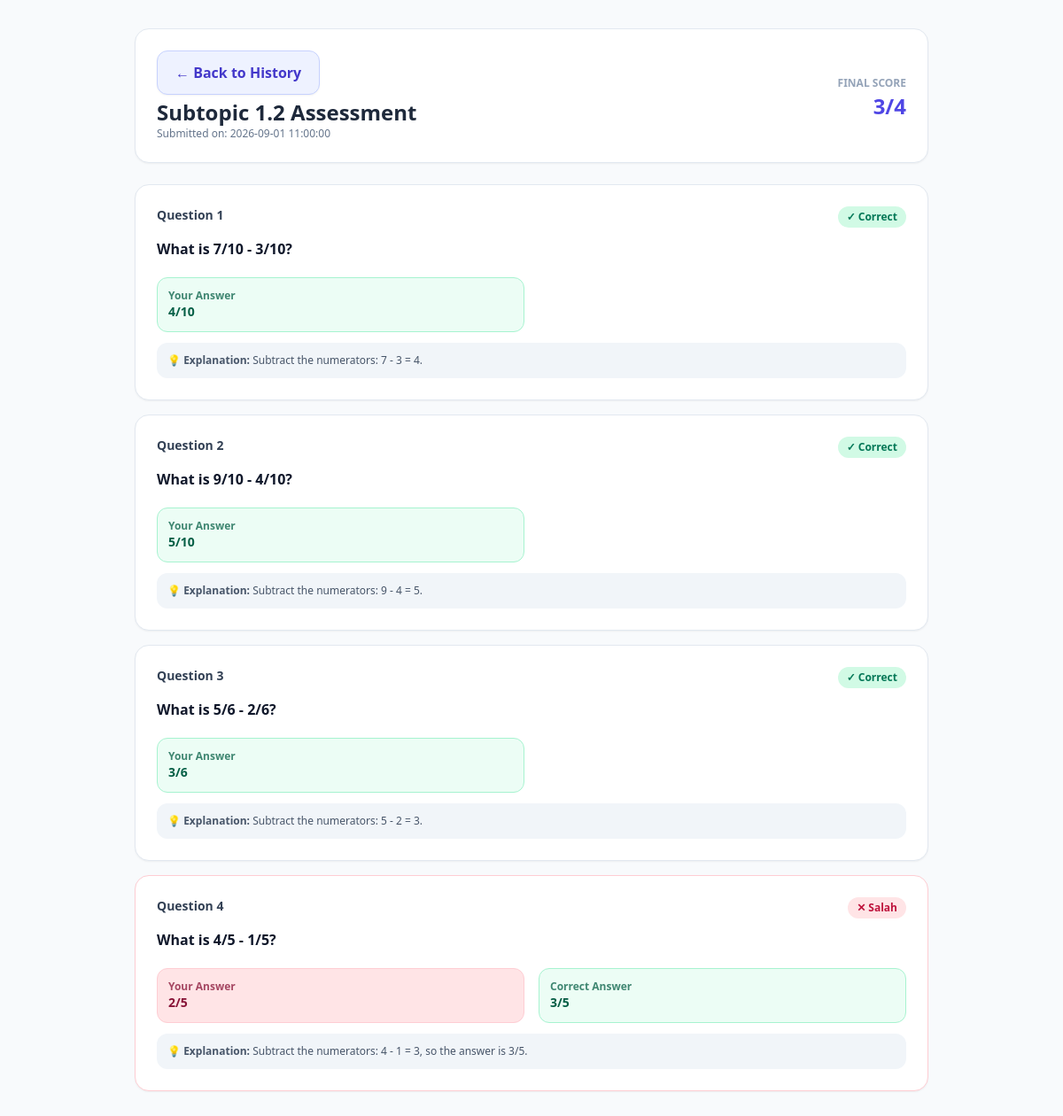
Page /student/view_quiz.php?assessment_id=3 on the committed database.
### tables this page shows
CREATE TABLE student_assessments (
        id INTEGER PRIMARY KEY AUTOINCREMENT,
        student_id INTEGER NOT NULL,
        island_id INTEGER NOT NULL,
        title TEXT NOT NULL,
        type TEXT NOT NULL,
        score TEXT NOT NULL,
        status TEXT NOT NULL,
        submitted_at DATETIME DEFAULT CURRENT_TIMESTAMP,
        FOREIGN KEY(student_id) REFERENCES students(id) ON DELETE CASCADE
    );

CREATE TABLE student_quiz_answers (
    id INTEGER PRIMARY KEY AUTOINCREMENT,
    assessment_id INTEGER NOT NULL,
    student_id INTEGER,
    quiz_id INTEGER,
    quiz_type TEXT DEFAULT 'chapter',
    question_text TEXT NOT NULL,
    student_answer TEXT NOT NULL,
    correct_answer TEXT NOT NULL,
    is_correct INTEGER NOT NULL,
    explanation TEXT NOT NULL,
    answer_status VARCHAR(50) DEFAULT 'Pending',
    score INT DEFAULT 0,
    FOREIGN KEY(assessment_id) REFERENCES student_assessments(id) ON DELETE CASCADE,
    FOREIGN KEY(student_id) REFERENCES students(id) ON DELETE CASCADE

    );

### student/view_quiz.php (the view, shortened to what this page needs)
<?php
require_once __DIR__ . '/../config/db.php';
$student_id = 3;
$assessment_id = isset($_GET['assessment_id']) ? (int)$_GET['assessment_id'] : 0;
$stmt = $pdo->prepare("
    SELECT *
    FROM student_assessments
    WHERE id = ?
      AND student_id = ?
");
$stmt->execute([$assessment_id, $student_id]);
$assessment = $stmt->fetch(PDO::FETCH_ASSOC);
$q_stmt = $pdo->prepare("
    SELECT *
    FROM student_quiz_answers
    WHERE assessment_id = ?
    ORDER BY id ASC
");
$q_stmt->execute([$assessment_id]);
$questions = $q_stmt->fetchAll(PDO::FETCH_ASSOC);
?>
<!DOCTYPE html>
<html lang="en">
<head>
    <script src="https://cdn.tailwindcss.com"></script>
</head>
<body class="bg-slate-50 text-slate-800 p-8">
    <div class="max-w-4xl mx-auto space-y-6">
        <div class="bg-white p-6 rounded-2xl border border-slate-200 shadow-sm flex justify-between items-center">
            <div>
<a href="history.php?island_id=<?= $assessment['island_id'] ?>"
   class="inline-flex items-center gap-2 text-base font-bold px-5 py-3 bg-indigo-50 text-indigo-700 hover:bg-indigo-100 rounded-xl border border-indigo-200 transition-all shadow-sm">
    ← Back to History
</a>
                <h1 class="text-2xl font-black mt-1"><?= htmlspecialchars($assessment['title']) ?></h1>
                <p class="text-xs text-slate-500">Submitted on: <?= $assessment['submitted_at'] ?></p>
            </div>
            <div class="text-right">
                <span class="text-xs uppercase font-bold text-slate-400">Final Score</span>
                <div class="text-2xl font-black text-indigo-600"><?= htmlspecialchars($assessment['score']) ?></div>
            </div>
        </div>
        <div class="space-y-4">
            <?php foreach ($questions as $index => $q): ?>
                <div class="bg-white p-6 rounded-2xl border <?= $q['is_correct'] ? 'border-slate-200' : 'border-rose-200 bg-rose-50/30' ?> shadow-sm space-y-3">
                    <div class="flex justify-between items-start">
                        <span class="font-bold text-sm text-slate-700">Question <?= $index + 1 ?></span>
                        <span class="px-2.5 py-1 rounded-full text-xs font-bold <?= $q['is_correct'] ? 'bg-emerald-100 text-emerald-700' : 'bg-rose-100 text-rose-700' ?>">
                            <?= $q['is_correct'] ? '✓ Correct' : '✕ Salah' ?>
                        </span>
                    </div>
                    <p class="font-semibold text-slate-900"><?= htmlspecialchars($q['question_text']) ?></p>
                    <div class="grid grid-cols-2 gap-4 text-sm pt-2">
                        <div class="p-3 rounded-xl <?= $q['is_correct'] ? 'bg-emerald-50 text-emerald-800 border border-emerald-200' : 'bg-rose-100 text-rose-900 border border-rose-200' ?>">
                            <span class="block text-xs font-bold opacity-75">Your Answer</span>
                            <strong><?= htmlspecialchars($q['student_answer']) ?></strong>
                        </div>
                        <?php if (!$q['is_correct']): ?>
                            <div class="p-3 rounded-xl bg-emerald-50 text-emerald-800 border border-emerald-200">
                                <span class="block text-xs font-bold opacity-75">Correct Answer</span>
                                <strong><?= htmlspecialchars($q['correct_answer']) ?></strong>
                            </div>
                        <?php endif; ?>
                    </div>
                    <?php if (!empty($q['explanation'])): ?>
                        <div class="text-xs bg-slate-100 p-3 rounded-xl text-slate-600">
                            💡 <strong>Explanation:</strong> <?= htmlspecialchars($q['explanation']) ?>
                        </div>
                    <?php endif; ?>
                </div>
            <?php endforeach; ?>
        </div>
    </div>
</body>
</html>

### rows in the picture
student_assessments: title "Subtopic 1.2 Assessment", submitted_at "2026-09-01 11:00:00", score "3/4"
student_quiz_answers: is_correct "✓ Correct", question_text "What is 7/10 - 3/10?", student_answer "4/10", explanation "Subtract the numerators: 7 - 3 = 4."
student_quiz_answers: is_correct "✓ Correct", question_text "What is 9/10 - 4/10?", student_answer "5/10", explanation "Subtract the numerators: 9 - 4 = 5."
student_quiz_answers: is_correct "✓ Correct", question_text "What is 5/6 - 2/6?", student_answer "3/6", explanation "Subtract the numerators: 5 - 2 = 3."
student_quiz_answers: is_correct "✕ Salah", question_text "What is 4/5 - 1/5?", student_answer "2/5", correct_answer "3/5", explanation "Subtract the numerators: 4 - 1 = 3, so the answer is 3/5."
